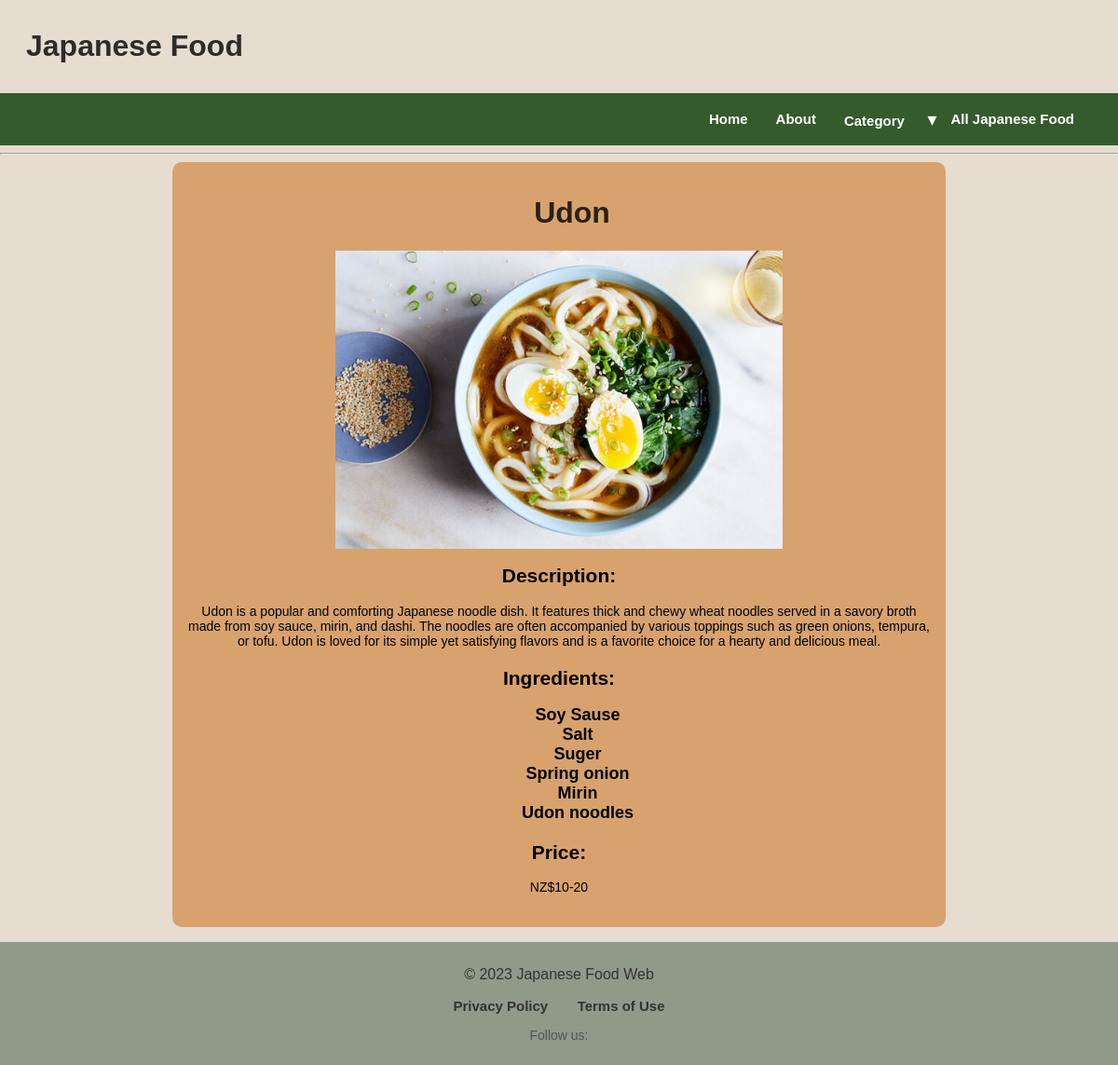
/Japanese_food/7, run on the app's committed database.
### app/models.py (models this page shows, shortened)
class Meal(db.Model):
    __tablename__ = "Meal"
    id = db.Column(db.Integer, primary_key=True)
    name = db.Column(db.String())
    description = db.Column(db.Text())
    price = db.Column(db.Text())
    image_url = db.Column(db.Text())
    base_id = db.Column(db.Integer, db.ForeignKey('Base.id'))
    ingredients = db.relationship(
        'Ingredient',
        secondary=MealIngredient,
        backref='meals'
    )

class Ingredient(db.Model):
    __tablename__ = "Ingredient"
    id = db.Column(db.Integer, primary_key=True)
    name = db.Column(db.String())

### app/routes.py (the view)
@app.route('/Japanese_food/<int:id>')
def Japanese_food(id):
    Japanese_food = models.Meal.query.get(id)
    if not Japanese_food:
        abort(404)  # Return a 404 error if meal with given id doesn't exist
    return render_template('Japanese_food.html', Japanese_food=Japanese_food)

### app/templates/Japanese_food.html (shortened to what this page needs)
<head>
  <link rel="stylesheet" href="{{ url_for('static', filename='common.css') }}">
  <link rel="stylesheet" href="{{ url_for('static', filename='Japanese_food.css') }}">
</head>
{% extends 'layout.html' %}
{% block content %}
<div class="japanese-food-details">
  <h1 class="food-name">{{ Japanese_food.name }}</h1>
  <div class="food-image-container">
    <img class="food-image" src="{{ Japanese_food.image_url }}" alt="{{ Japanese_food.name }}">
  </div>
  <div class="description">
    <h2>Description:</h2>
    <p>{{ Japanese_food.description }}</p>
  </div>
  <div class="ingredients">
    <h2>Ingredients:</h2>
    <ul>
      {% for ingredient in Japanese_food.ingredients %}
        <li>
          <span class="ingredient-name">{{ ingredient.name }}</span>
        </li>
      {% endfor %}
    </ul>
  </div>
  <div class="price">
    <h2>Price:</h2>
    <p>{{ Japanese_food.price }}</p>
  </div>
</div>
{% endblock %}

### app/static/common.css (style rules this page uses)
body { background-color: rgb(230, 220, 207); background-size: cover; background-repeat: no-repeat; background-attachment: fixed; font-family: "ヒラギノ角ゴ Pro W3", "Hiragino Kaku Gothic Pro", "メイリオ", Meiryo, "ＭＳ Ｐゴシック", sans-serif; margin: 0; }

### app/static/Japanese_food.css (style rules this page uses)
body { background-color: rgb(230, 220, 207); background-size: cover; background-repeat: no-repeat; background-attachment: fixed; font-family: "ヒラギノ角ゴ Pro W3","Hiragino Kaku Gothic Pro","メイリオ",Meiryo,"ＭＳ Ｐゴシック",sans-serif; font-size: 16px; }
.japanese-food-details { background-color: #d2853da6; padding: 15px; border-radius: 10px; max-width: 800px; margin: 0 auto; text-align: center; }
.food-image-container { display: flex; justify-content: center; align-items: center; width: 100%; overflow: hidden; }
.food-image { width: auto; max-height: 60%; max-width: 60%; }
.description, .ingredients, .price { margin-bottom: 20px; font-size: 14px; }
.ingredient-name { font-weight: bold; color: #000000; font-size: 18px; }
ul { list-style-type: none; }

### app/static/header.css (style rules this page uses)
h1 { color: rgba(0, 0, 0, 0.8); padding-left: 28px; }

### app/templates/nav.html (style rules this page uses)
body { margin: 0; padding: 0; font-family: Arial, sans-serif; }

### data on the page
Meal: name "Udon", image_url (picture), description "Udon is a popular and comforting Japanese noodle dish. It features thick and chewy wheat noodles served in a savory broth made from soy sauce, mirin, and dashi. The noodles are often accompanied by various toppings such as green onions, tempura, or tofu. Udon is loved for its simple yet satisfying flavors and is a favorite choice for a hearty and delicious meal.", price "NZ$10-20"
Ingredient: name "Soy Sause"
Ingredient: name "Salt"
Ingredient: name "Suger"
Ingredient: name "Spring onion"
Ingredient: name "Mirin"
Ingredient: name "Udon noodles"
